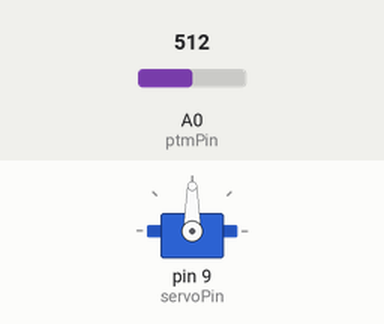
Simulated run of this sketch. Board: Arduino Uno, built with avr-gcc and run on an emulated ATmega328P. On the bench: servo. Inputs (shaded band) come from the test bench; at power-on: A0 (ptmPin) = 512.

Above: at 1.2 s.
1.3 s: A0 (ptmPin) set to 716
At 1.8 s:
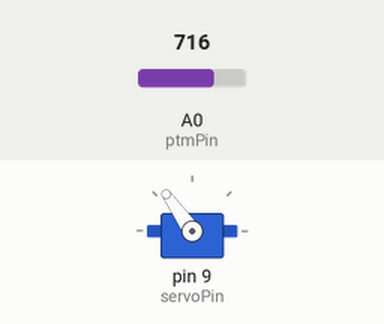
2.8 s: A0 (ptmPin) set to 900
At 4.0 s:
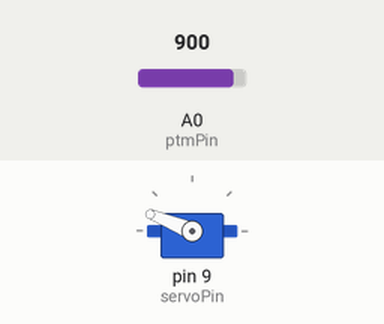
4.3 s: A0 (ptmPin) set to 1023
At 5.5 s:
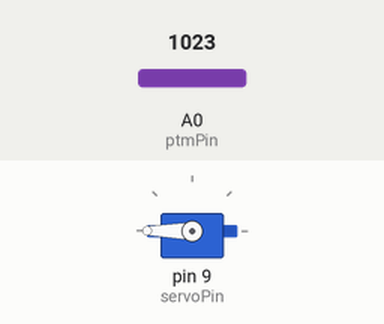
5.8 s: A0 (ptmPin) set to 306
At 6.8 s:
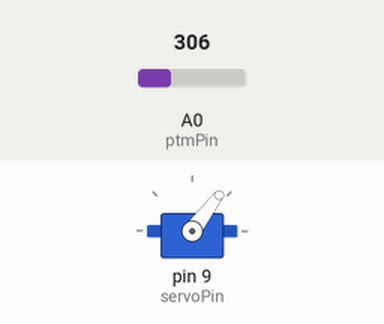
7.3 s: A0 (ptmPin) set to 122
At 8.1 s:
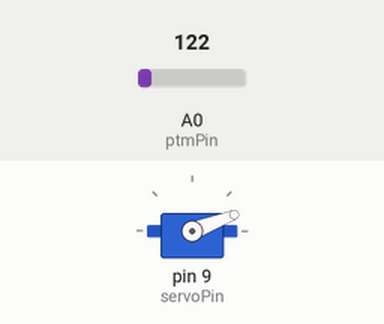
Timing chart, 0 to 9.8 s (numbered marks = the images above; inputs shaded):
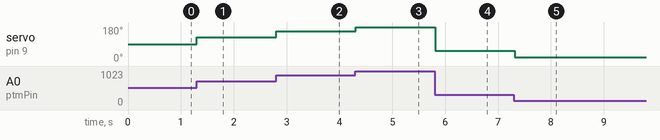

Measured:
- after the input at 1.3 s, servo on pin 9 (servoPin): 90° → 125° at once
- after the input at 2.8 s, servo on pin 9 (servoPin): 125° → 158° at once
- after the input at 4.3 s, servo on pin 9 (servoPin): 158° → 180° at once
- after the input at 5.8 s, servo on pin 9 (servoPin): 180° → 53° at once
- after the input at 7.3 s, servo on pin 9 (servoPin): 53° → 21° at once

The sketch:

Servo.ino
```cpp
/*==============================================================================
  - Đây là chương trình điều khiển động cơ bằng xung pwm
    hoặc là tự quay luôn phiên (thuận và nghịch)
  - Điều khiển hướng đi của của servo thông qua điều khiển biến trở
  - Có 2 chương trình chính.
      1 là quay theo biến trở
      2 là quay theo vòng lặp vô hạn
==============================================================================*/
#include <Servo.h>

Servo myServo; //tạo biến tham chiếu/nói về/refer đến cái động cơ

int servoPin = 9; //chân 8 sẽ dẩy diện ra để ta điều khiển motor
int ptmValue = 0; //value của chân A0 analog điện vào từ 0 - 5V
					//đọc ra thì lại thấy thành 0...1023
					//mạch ADC có sẵn trên Arduino
int ptmPin = A0; //chân A0 nhận điện từ chiết áp

void setup()
{
  pinMode(servoPin, OUTPUT); //ta chủ động đẩy điện ra chân này
  myServo.attach(servoPin); //gắn động cơ chơi với chân 8
}

void loop() {
	ptmValue = analogRead(ptmPin); //tui muốn value chân A0
  									//0..1023 đó
  //Servo nó lại chỉ chơi với biên độ 0..180
  //ptmValue dựa trên tay vặn của ta có biên độ 0...1023
  //lí thuyết ta phải vặn 1 đoạn nào đó thì mới ứng được 1 dộ Servo
  //Arduino cung cấp cho 1 món đồ, hàm toán học map 2 tập này
  int servoPos = map(ptmValue, 0, 1023, 0 , 180);
	//servoPos lúc này sẽ là từ 0...180 rồi
  myServo.write(servoPos);
  delay(100);
}

//tự quay theo vòng lặp
/*
void loop()
{
  for (int pos = 0; pos <= 180; pos++) {
  	myServo.write(pos);
    delay(50);
  }

  for (int pos = 180; pos >= 0; pos--) {
  	myServo.write(pos);
    delay(50);
  }
}
*/
```
